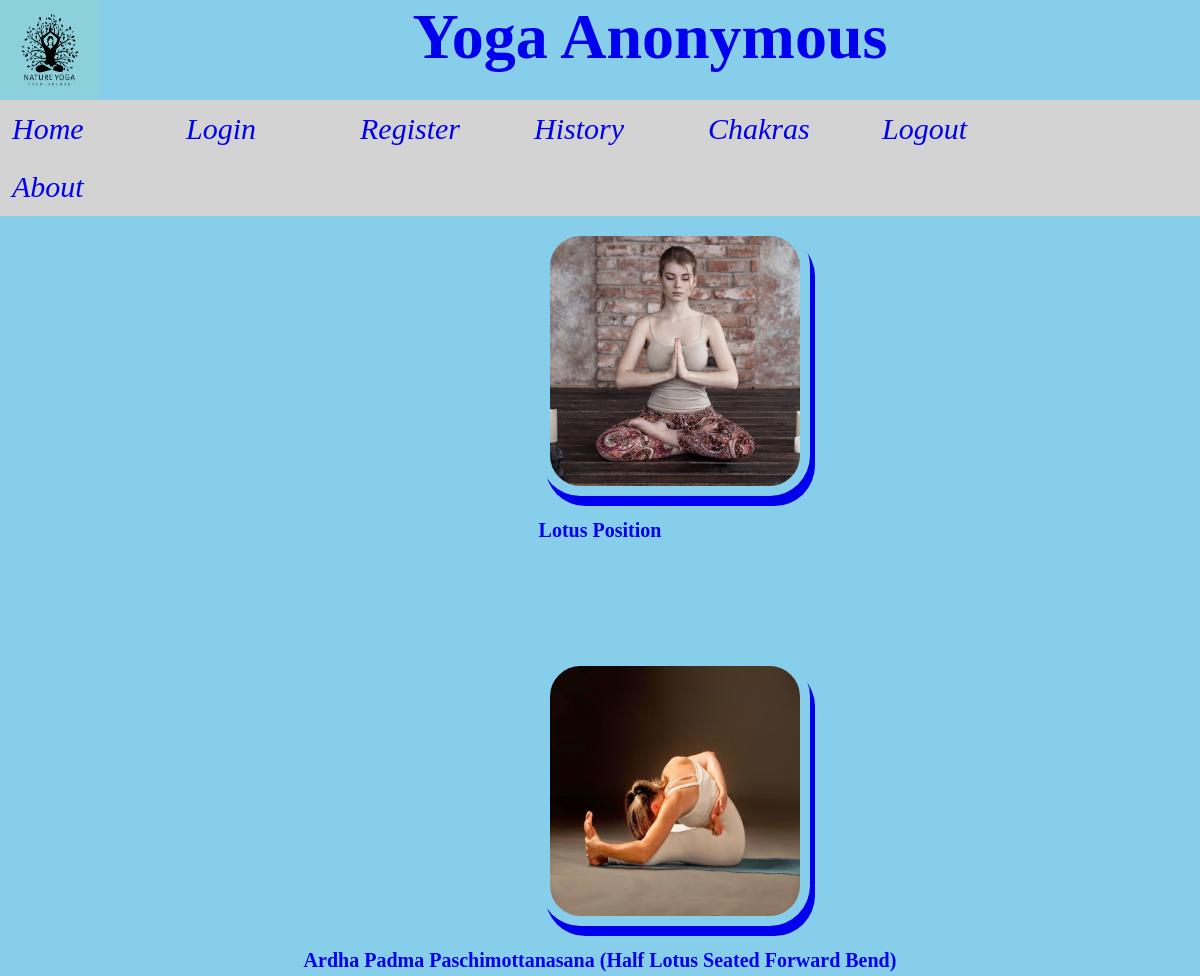
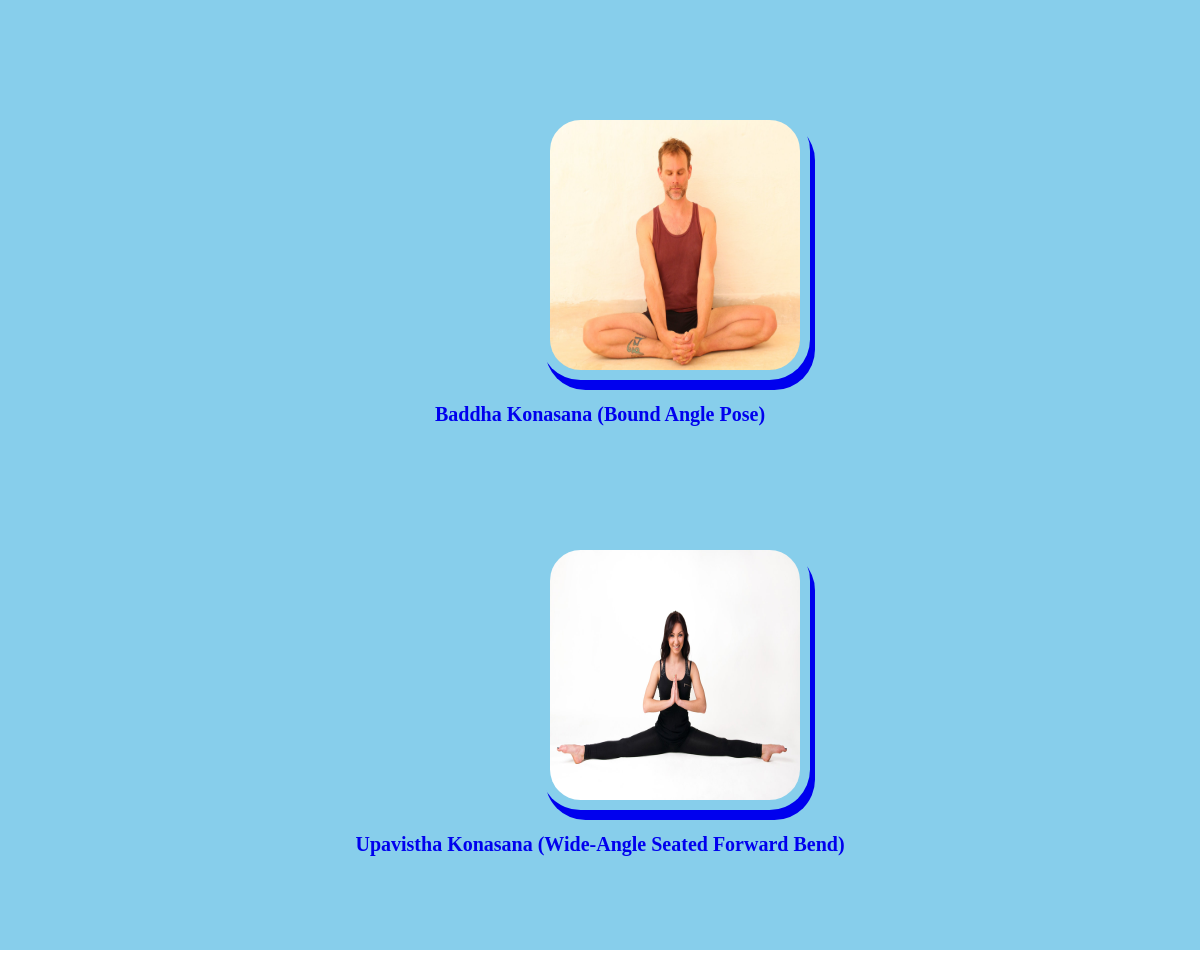
/pose.php?yogaid=1, run on the app's committed database (2 pictures, top to bottom).
### tables this page shows
CREATE TABLE `asan` (
  `id` int(50) NOT NULL,
  `yogaid` int(50) NOT NULL,
  `asanname` varchar(250) NOT NULL,
  `asanpic` varchar(100) NOT NULL,
  `steps` longtext NOT NULL,
  `benefits` longtext NOT NULL,
  `videolink` varchar(200) NOT NULL
);

### pose.php (the view, shortened to what this page needs)
<html>
<head>
</head>
<body>
<div class="container">
	<div class="header">
	<h1><a href="front2.php"><img src="logo3.jpg" height=100px; width=100px; align="left">Yoga Anonymous</h1></a>
	</div>
		<?php
	include "hedder.php";
	?>
	</div>
	<div class="pic">
	<div class="catdiv">
	<?php
		$con=mysqli_connect("localhost","root","");
		mysqli_select_db($con,"yoga");
		$query="select * from asan where yogaid=".$_GET['yogaid'];
		$catrows=mysqli_query($con,$query);
		if(mysqli_num_rows($catrows)>0)
		{
			while($row=mysqli_fetch_assoc($catrows))
			{
			echo "<div class='itemdiv'>";
			echo "<a href='details.php?id=".$row['id']."'><img src='".$row['asanpic']."' class='imgclass'></a>";
			echo "<a href='details.php?id=".$row['id']."'><p>".$row['asanname']."</p></a>";
			echo "</div>";
			}
		}
	?>
</div>
</div>
</body>
</html>

### pose.php (style rules this page uses)
* { margin:0px; padding:0px; }
.container { width:100%; min-height:100px; }
.header { height:100px; background-color:skyblue; font-style:Calligraphic; font-size:200%; text-align:center; }
a { text-decoration:none; }
.catdiv { height:auto; background-color:skyblue; }
.itemdiv { margin:auto; height:400px; width:60%; padding:10px; border-radius:10px; margin-bottom:10px; }
p { font-weight:bold; font-size:20px; margin:13px; padding:10px; text-align:center; }
.imgclass { height:250px; margin-left:300px; width:250px; padding:10px; border-radius:15%; box-shadow: 5px 10px; }

### hedder.php (style rules this page uses)
* { margin:0px; padding:0px; }
a { text-decoration: none; }

### data on the page
asan: asanpic (picture), asanname "Lotus Position"
asan: asanpic (picture), asanname "Ardha Padma Paschimottanasana (Half Lotus Seated Forward Bend)"
asan: asanpic (picture), asanname "Baddha Konasana (Bound Angle Pose)"
asan: asanpic (picture), asanname "Upavistha Konasana (Wide-Angle Seated Forward Bend)"
